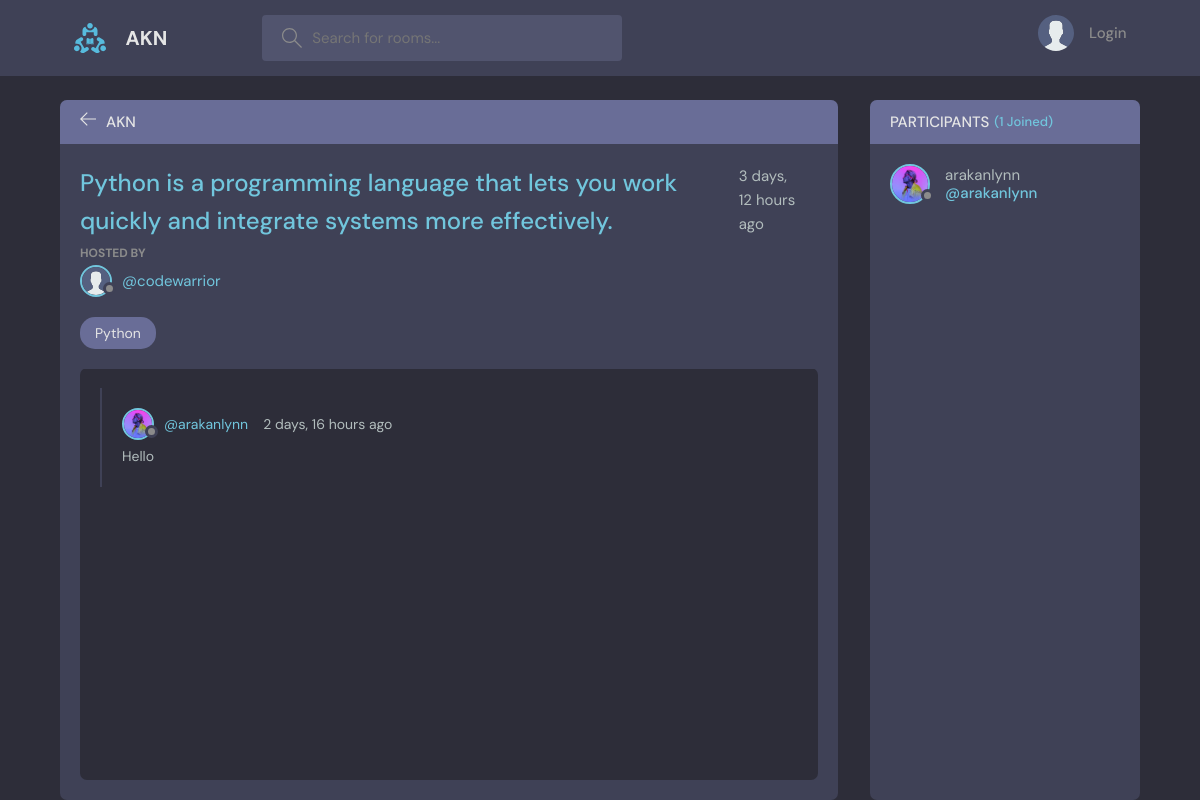
Page /room/4 on the committed database.
### base/models.py (models this page shows, shortened)
class Room(models.Model):
    host = models.ForeignKey(User, on_delete=models.SET_NULL, null=True)
    topic = models.ForeignKey(Topic, on_delete=models.SET_NULL, null=True)
    name = models.CharField(max_length=200)
    description = RichTextField(null=True, blank=True)
    participants = models.ManyToManyField(User, related_name='participants', blank=True)
    updated = models.DateTimeField(auto_now=True)
    created = models.DateTimeField(auto_now_add=True)
    class Meta:
        ordering = ['-updated','-created']

class User(AbstractUser):
    name = models.CharField(max_length=200,null=True)
    email = models.EmailField(unique=True,null=True)
    bio = models.TextField(null=True)
    avatar = models.ImageField(null=True,default= 'avatar.svg')
    USERNAME_FIELD = 'email'
    REQUIRED_FIELDS = []

class Topic(models.Model):
    name = models.CharField(max_length=200)

class Message(models.Model):
    user = models.ForeignKey(User, on_delete=models.CASCADE)
    room = models.ForeignKey(Room, on_delete=models.CASCADE)
    body = models.TextField()
    updated = models.DateTimeField(auto_now=True)
    created = models.DateTimeField(auto_now_add=True)
    class Meta:
        ordering = ['-updated','-created']

### base/views.py (the view, shortened to what this page needs)
# urls.py: path('room/<str:pk>',views.room, name='room'),
def room(request,pk):
    room = Room.objects.get(id=pk)
    room_messages = room.message_set.all().order_by('-created')
    participants = room.participants.all()
    content = {'room':room, 'room_messages':room_messages,'participants':participants}
    return render(request, 'base/room.html',content)

### base/templates/base/room.html (shortened to what this page needs)
{% extends 'main.html' %} {% block content %}
<main class="profile-page layout layout--2">
  <div class="container">
    <div class="room">
      <div class="room__top">
        <div class="room__topLeft">
          <a href="{% url 'home' %}">
            <svg
              version="1.1"
              xmlns="http://www.w3.org/2000/svg"
              width="32"
              height="32"
              viewBox="0 0 32 32"
            >
              <title>arrow-left</title>
              <path
                d="M13.723 2.286l-13.723 13.714 13.719 13.714 1.616-1.611-10.96-10.96h27.625v-2.286h-27.625l10.965-10.965-1.616-1.607z"
              ></path>
            </svg>
          </a>
          <h3>AKN</h3>
        </div>
      </div>
      <div class="room__box scroll">
        <div class="room__header scroll">
          <div class="room__info">
            <h3>{{room.name}}</h3>
            <span>{{room.created|timesince}} ago</span>
          </div>
          <div class="room__hosted">
            <p>Hosted By</p>
            <a href="{% url 'profile' room.host.id %}" class="room__author">
              <div class="avatar avatar--small">
                <img src="{{room.host.avatar.url}}" />
              </div>
              <span>@{{room.host.username}}</span>
            </a>
          </div>
          <span class="room__topics">{{room.topic.name}}</span>
        </div>
        <div class="room__conversation">
          <div class="threads scroll">
            {% for message in room_messages %}
            <div class="thread">
              <div class="thread__top">
                <div class="thread__author">
                  <a
                    href="{% url 'profile' message.user.id %}"
                    class="thread__authorInfo"
                  >
                    <div class="avatar avatar--small">
                      <img
                        src="{{message.user.avatar.url}}"
                      />
                    </div>
                    <span>@{{message.user.username}}</span>
                  </a>
                  <span class="thread__date"
                    >{{message.created|timesince}} ago</span
                  >
                </div>
              </div>
              <div class="thread__details">{{message.body}}</div>
            </div>
            {% endfor %}
          </div>
        </div>
      </div>
    </div>
    <div class="participants">
      <h3 class="participants__top">
        Participants <span>({{room.participants.all.count}} Joined)</span>
      </h3>
      <div class="participants__list scroll">
        {% for user in participants %}
        <a href="{% url 'profile' user.id %}" class="participant">
          <div class="avatar avatar--medium">
            <img src="{{user.avatar.url}}" />
          </div>
          <p>
            {{user.username}}
            <span>@{{user.username}}</span>
          </p>
        </a>
        {% endfor %}
      </div>
    </div>
  </div>
</main>
{% endblock content %}

### rows in the picture
Room: name "Python is a programming language that lets you work quickly and integrate systems more effectively.", created "3 days, 12 hours", host.avatar (placeholder picture), host.username "codewarrior", topic.name "Python", participants.all.count "1"
Message: user.avatar (picture), user.username "arakanlynn", created "2 days, 16 hours", body "Hello"
User: avatar (picture), username "arakanlynn"
